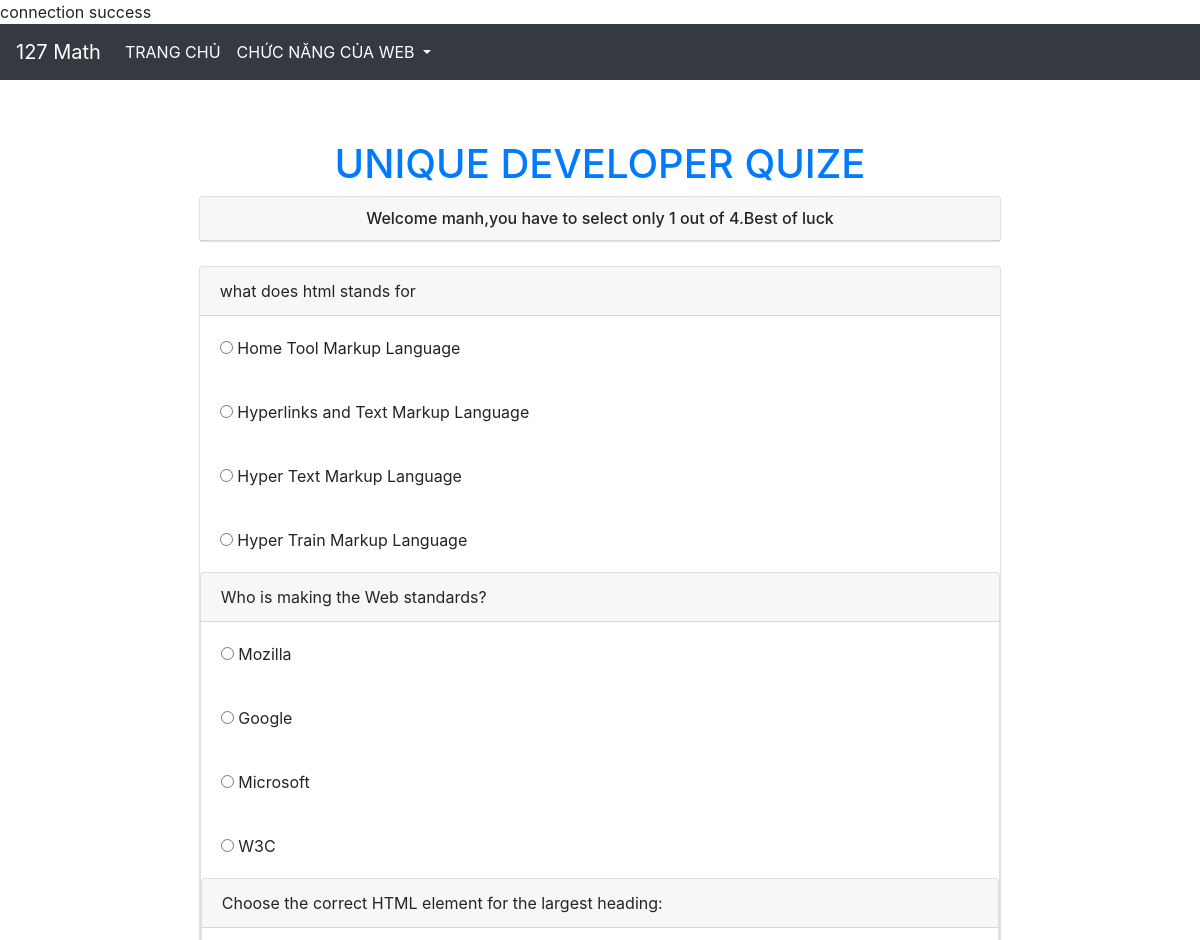
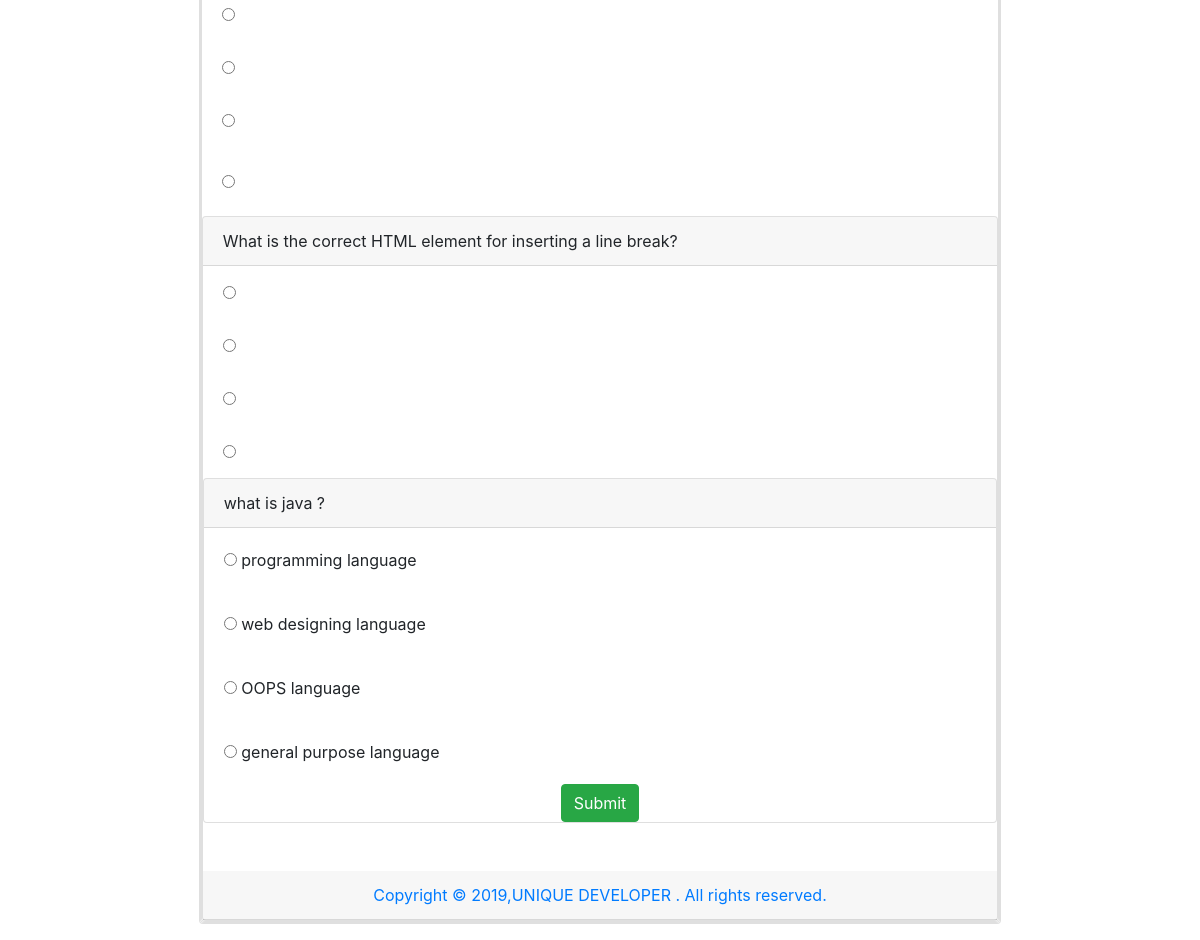
The page /127/exercise/exercise.php (signed in) on the database its author committed (2 pictures, top to bottom).
### tables this page shows
CREATE TABLE `questions` (
  `qid` int(250) NOT NULL,
  `question` varchar(255) DEFAULT NULL,
  `ans_id` int(255) DEFAULT NULL,
  `course_name` varchar(255) DEFAULT NULL
);

CREATE TABLE `answers` (
  `aid` int(255) NOT NULL,
  `answer` varchar(255) DEFAULT NULL,
  `ans_id` int(250) DEFAULT NULL,
  `course_name` varchar(255) DEFAULT NULL
);

### 127/exercise/exercise.php (the view, shortened to what this page needs)
<?php
include "../admin/includes/header.php";
 $con=mysqli_connect('localhost','root');
mysqli_select_db($con,'uniquedeveloper');
?>
<!DOCTYPE html>
<html>
<head>
</head>
<body>
	<?php include "../admin/includes/navbar.php"; ?>
	<div class="container" style="margin-top: 60px;">
	<h1 class="text-center text-primary">UNIQUE DEVELOPER QUIZE</h1>
	<div class="col-lg-9 m-auto d-block">
		<div class="card">
			<h6 class="text-center card-header">Welcome <?php echo $_SESSION['username']; ?>,you have to select only 1 out of 4.Best of luck
			</h6>
		</div><br>
		<form method="POST" action="checked.php">
		<?php
		for ($i=1; $i < 6; $i++) {
		 $q="select * from questions where qid=$i";
		 $query=mysqli_query($con,$q);
		 while ($row=mysqli_fetch_array($query)) {
		 	?>
		 	<div class="card">
		 		<p class="card-header"><?php echo $row['question']; ?></p>
		 		<?php
		 			 $q="select * from answers where ans_id=$i";
			 		$query=mysqli_query($con,$q);
		 			while ($row=mysqli_fetch_array($query)) {
				 ?>
				 <div class="card-body">
				 	<input type="radio" name="quizecheck[<?php echo $row['ans_id'] ?>]" value="<?php echo $row['aid'] ?>">
				 	<?php echo $row['answer']; ?>
				 </div>
		 <?php
		  }
		}
		}
		?>
		<input type="submit" name="btnsubmitques" value="Submit" class="btn btn-success m-auto d-block">
</form>
</div><br><br>
<div class="card-header text-center text-primary">
	Copyright © 2019,UNIQUE DEVELOPER . All rights reserved.
</div>
	</div>
</body>
</html>

### rows shown on the page
questions: question "what does html stands for"
answers: answer "Home Tool Markup Language"
answers: answer "Hyperlinks and Text Markup Language"
answers: answer "Hyper Text Markup Language"
answers: answer "Hyper Train Markup Language"
questions: question "Who is making the Web standards?"
answers: answer "Mozilla"
answers: answer "Google"
answers: answer "Microsoft"
answers: answer "W3C"
questions: question "Choose the correct HTML element for the largest heading:"
questions: question "What is the correct HTML element for inserting a line break?"
questions: question "what is java ?"
answers: answer "programming language"
answers: answer "web designing language"
answers: answer "OOPS language"
answers: answer "general purpose language"

### other values the page prints
$_SESSION['username'] "manh"
